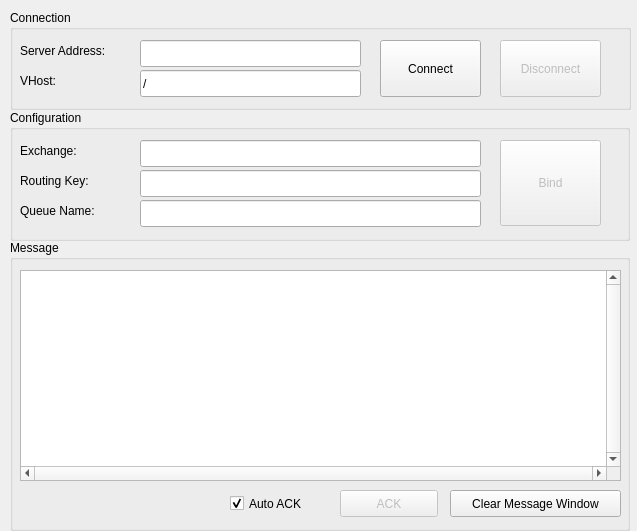
<?xml version="1.0" encoding="UTF-8"?>
<ui version="4.0">
 <class>AMQPFooleryWidget</class>
 <widget class="QWidget" name="AMQPFooleryWidget">
  <property name="geometry">
   <rect>
    <x>0</x>
    <y>0</y>
    <width>637</width>
    <height>531</height>
   </rect>
  </property>
  <property name="sizePolicy">
   <sizepolicy hsizetype="Fixed" vsizetype="Fixed">
    <horstretch>0</horstretch>
    <verstretch>0</verstretch>
   </sizepolicy>
  </property>
  <property name="maximumSize">
   <size>
    <width>637</width>
    <height>531</height>
   </size>
  </property>
  <property name="windowTitle">
   <string>RabbitMQ Client</string>
  </property>
  <widget class="QGroupBox" name="groupBox">
   <property name="geometry">
    <rect>
     <x>10</x>
     <y>10</y>
     <width>621</width>
     <height>100</height>
    </rect>
   </property>
   <property name="title">
    <string>Connection</string>
   </property>
   <property name="flat">
    <bool>false</bool>
   </property>
   <widget class="QLabel" name="ServerAddressLabel">
    <property name="geometry">
     <rect>
      <x>10</x>
      <y>30</y>
      <width>111</width>
      <height>21</height>
     </rect>
    </property>
    <property name="text">
     <string>Server Address:</string>
    </property>
   </widget>
   <widget class="QLabel" name="VHostLabel">
    <property name="geometry">
     <rect>
      <x>10</x>
      <y>60</y>
      <width>71</width>
      <height>21</height>
     </rect>
    </property>
    <property name="text">
     <string>VHost:</string>
    </property>
   </widget>
   <widget class="QLineEdit" name="ServerAddressLineEdit">
    <property name="geometry">
     <rect>
      <x>130</x>
      <y>30</y>
      <width>221</width>
      <height>27</height>
     </rect>
    </property>
   </widget>
   <widget class="QLineEdit" name="VHostLineEdit">
    <property name="geometry">
     <rect>
      <x>130</x>
      <y>60</y>
      <width>221</width>
      <height>27</height>
     </rect>
    </property>
    <property name="text">
     <string>/</string>
    </property>
    <property name="readOnly">
     <bool>true</bool>
    </property>
   </widget>
   <widget class="QPushButton" name="ConnectPushButton">
    <property name="geometry">
     <rect>
      <x>370</x>
      <y>30</y>
      <width>101</width>
      <height>57</height>
     </rect>
    </property>
    <property name="text">
     <string>Connect</string>
    </property>
   </widget>
   <widget class="QPushButton" name="ConnectPushButton_2">
    <property name="enabled">
     <bool>false</bool>
    </property>
    <property name="geometry">
     <rect>
      <x>490</x>
      <y>30</y>
      <width>101</width>
      <height>57</height>
     </rect>
    </property>
    <property name="text">
     <string>Disconnect</string>
    </property>
   </widget>
  </widget>
  <widget class="QGroupBox" name="groupBox_2">
   <property name="geometry">
    <rect>
     <x>10</x>
     <y>110</y>
     <width>620</width>
     <height>131</height>
    </rect>
   </property>
   <property name="title">
    <string>Configuration</string>
   </property>
   <property name="flat">
    <bool>false</bool>
   </property>
   <widget class="QLabel" name="ExchangeLabel">
    <property name="geometry">
     <rect>
      <x>10</x>
      <y>30</y>
      <width>111</width>
      <height>21</height>
     </rect>
    </property>
    <property name="text">
     <string>Exchange:</string>
    </property>
   </widget>
   <widget class="QLabel" name="RoutingKeyLabel">
    <property name="geometry">
     <rect>
      <x>10</x>
      <y>60</y>
      <width>111</width>
      <height>21</height>
     </rect>
    </property>
    <property name="text">
     <string>Routing Key:</string>
    </property>
   </widget>
   <widget class="QLineEdit" name="ExchangeLineEdit">
    <property name="geometry">
     <rect>
      <x>130</x>
      <y>30</y>
      <width>341</width>
      <height>27</height>
     </rect>
    </property>
   </widget>
   <widget class="QLineEdit" name="RoutingKeyLineEdit">
    <property name="geometry">
     <rect>
      <x>130</x>
      <y>60</y>
      <width>341</width>
      <height>27</height>
     </rect>
    </property>
   </widget>
   <widget class="QPushButton" name="BindPushButton">
    <property name="enabled">
     <bool>false</bool>
    </property>
    <property name="geometry">
     <rect>
      <x>490</x>
      <y>30</y>
      <width>101</width>
      <height>86</height>
     </rect>
    </property>
    <property name="text">
     <string>Bind</string>
    </property>
   </widget>
   <widget class="QLabel" name="label">
    <property name="geometry">
     <rect>
      <x>10</x>
      <y>90</y>
      <width>111</width>
      <height>21</height>
     </rect>
    </property>
    <property name="text">
     <string>Queue Name:</string>
    </property>
   </widget>
   <widget class="QLineEdit" name="QueueNameLineEdit">
    <property name="geometry">
     <rect>
      <x>130</x>
      <y>90</y>
      <width>341</width>
      <height>27</height>
     </rect>
    </property>
   </widget>
  </widget>
  <widget class="QGroupBox" name="groupBox_3">
   <property name="geometry">
    <rect>
     <x>10</x>
     <y>240</y>
     <width>620</width>
     <height>291</height>
    </rect>
   </property>
   <property name="title">
    <string>Message</string>
   </property>
   <widget class="QPushButton" name="ACKPushButton">
    <property name="enabled">
     <bool>false</bool>
    </property>
    <property name="geometry">
     <rect>
      <x>330</x>
      <y>250</y>
      <width>98</width>
      <height>27</height>
     </rect>
    </property>
    <property name="text">
     <string>ACK</string>
    </property>
   </widget>
   <widget class="QCheckBox" name="AutoACKCheckBox">
    <property name="enabled">
     <bool>true</bool>
    </property>
    <property name="geometry">
     <rect>
      <x>220</x>
      <y>250</y>
      <width>97</width>
      <height>27</height>
     </rect>
    </property>
    <property name="text">
     <string>Auto ACK</string>
    </property>
    <property name="checked">
     <bool>true</bool>
    </property>
   </widget>
   <widget class="QPushButton" name="ClearMessageWindowPushButton">
    <property name="geometry">
     <rect>
      <x>440</x>
      <y>250</y>
      <width>171</width>
      <height>27</height>
     </rect>
    </property>
    <property name="text">
     <string>Clear Message Window</string>
    </property>
   </widget>
   <widget class="QPlainTextEdit" name="plainTextEdit">
    <property name="geometry">
     <rect>
      <x>10</x>
      <y>30</y>
      <width>601</width>
      <height>211</height>
     </rect>
    </property>
    <property name="verticalScrollBarPolicy">
     <enum>Qt::ScrollBarAlwaysOn</enum>
    </property>
    <property name="horizontalScrollBarPolicy">
     <enum>Qt::ScrollBarAlwaysOn</enum>
    </property>
   </widget>
  </widget>
 </widget>
 <layoutdefault spacing="6" margin="11"/>
 <resources/>
 <connections>
  <connection>
   <sender>ClearMessageWindowPushButton</sender>
   <signal>clicked()</signal>
   <receiver>plainTextEdit</receiver>
   <slot>clear()</slot>
   <hints>
    <hint type="sourcelabel">
     <x>535</x>
     <y>483</y>
    </hint>
    <hint type="destinationlabel">
     <x>320</x>
     <y>355</y>
    </hint>
   </hints>
  </connection>
 </connections>
 <designerdata>
  <property name="gridDeltaX">
   <number>10</number>
  </property>
  <property name="gridDeltaY">
   <number>10</number>
  </property>
  <property name="gridSnapX">
   <bool>true</bool>
  </property>
  <property name="gridSnapY">
   <bool>true</bool>
  </property>
  <property name="gridVisible">
   <bool>true</bool>
  </property>
 </designerdata>
</ui>
